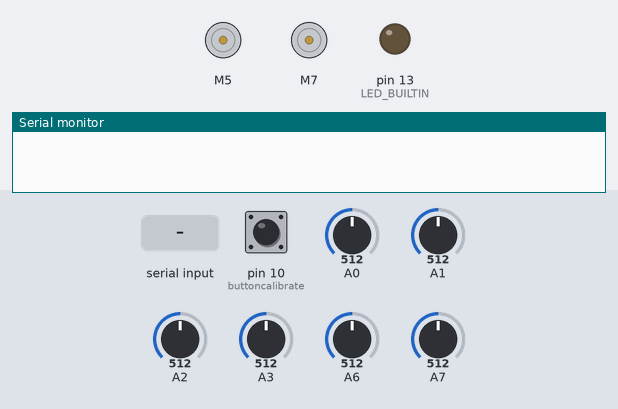
Bench run of a sketch on a simulated Arduino Nano, built with avr-gcc and run on an emulated ATmega328P. On the bench: 2 × DC motor (green arrow = forward, orange = backward, longer = faster), output pins drawn as LEDs (lit = HIGH), the last lines printed to the serial monitor. The inputs (shaded band) are chosen by the test bench; at power-on: pin 10 (buttoncalibrate) HIGH, A0 = 512, A7 = 512, A6 = 512, A1 = 512, A2 = 512, A3 = 512.

Above: at 1.3 s.
1.4 s: pin 10 (buttoncalibrate) pulled LOW for 0.15 s
At 3.1 s:
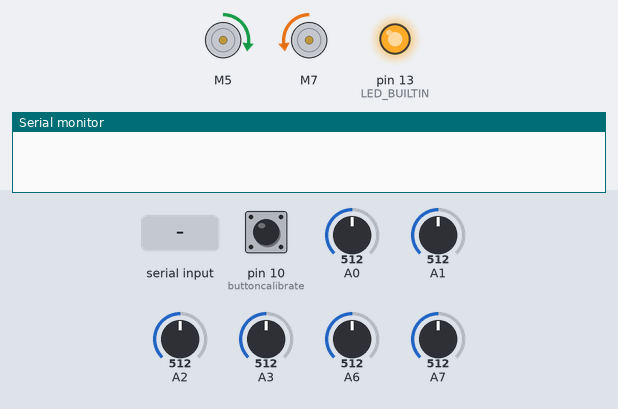
At 4.3 s:
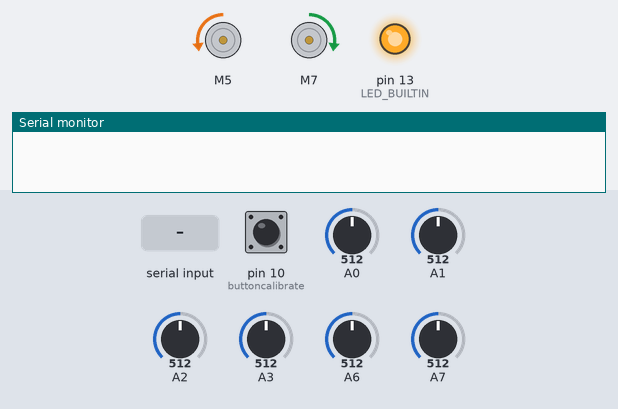
4.5 s: "S" received over Serial
7.5 s: "left" received over Serial
At 8.7 s:
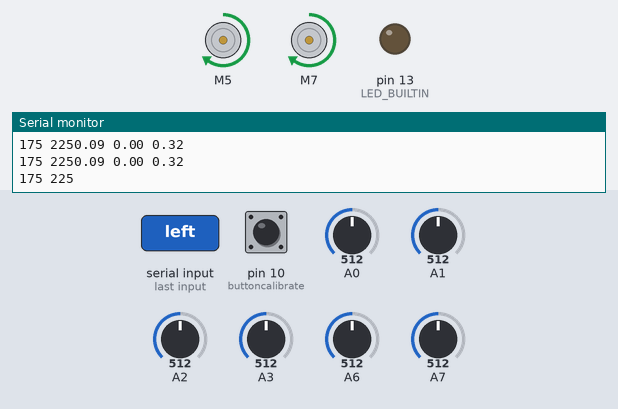
9.0 s: A0 set to 710
At 9.28 s:
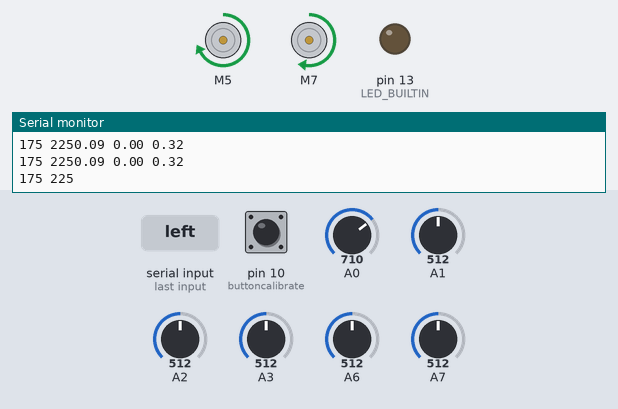
12.0 s: A7 set to 716
15.0 s: A6 set to 30
Timing chart, 0 to 19.0 s (numbered marks = the images above; inputs shaded):
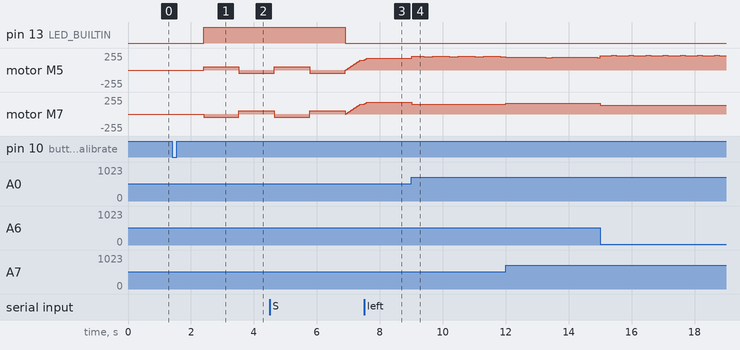

The sketch:

V2.ino
```cpp
//allworking_more oscillatiion
#include <QTRSensors.h>
#include <SparkFun_TB6612.h>

char data;

// QTR Sensor
QTRSensors qtr;
const uint8_t SensorCount = 8; //normally 8
uint16_t sensorValues[SensorCount];

// PID
float Kp = 0.09;
float Ki = 0.0001;
float Kd = 0.33;
int P, I, D, lastError = 0;

// Motor settings
int TURN_SPEED = 240; // MORE SPEED MORE OSCILALTION
int TURN_SPEEDr = -150;

const int BLACK_THRESHOLD = 700;
bool turning = false;
String turnDirection = "";
String lastSeenTurn = "";

// Speed parameters
uint8_t maxspeeda = 200;
uint8_t maxspeedb = 200;
uint8_t basespeeda = 150;
uint8_t basespeedb = 150;

#define AIN1 7
#define BIN1 5
#define AIN2 8
#define BIN2 4
#define PWMA 9
#define PWMB 3
#define STBY 6

int buttoncalibrate = 10;
// int buttonstart = 11;

const int offsetA = 1;
const int offsetB = 1;
Motor motor2 = Motor(AIN1, AIN2, PWMA, offsetA, STBY);
Motor motor1 = Motor(BIN1, BIN2, PWMB, offsetB, STBY);

// Ramp control
uint8_t currentSpeedA = 0;
uint8_t currentSpeedB = 0;
const uint8_t rampStep = 5;
const uint16_t rampDelay = 15;
unsigned long lastRampTime = 0;

boolean onoff = false;

// Dashed line protection
unsigned long lastWhiteTime = 0;
const unsigned long WHITE_TIMEOUT = 50;

void setup()
{
    qtr.setTypeAnalog();
    qtr.setSensorPins((const uint8_t[]){A7, A6, A3, A2, A1, A0}, SensorCount);

    // qtr.setSensorPins((const uint8_t[]){A7, A6, A5, A4, A3, A2, A1, A0}, SensorCount);
    qtr.setEmitterPin(2);

    Serial.begin(9600);

    delay(500);

    pinMode(LED_BUILTIN, OUTPUT);
    pinMode(buttoncalibrate, INPUT_PULLUP);
    // pinMode(buttonstart, INPUT);


    boolean Ok = false;

    while (!Ok)
    {
        if (digitalRead(buttoncalibrate) == LOW)
        {
            delay(1000);
            calibration();
            Ok = true;
        }
    }

    brake(motor1, motor2);
}

void calibration()
{
    digitalWrite(LED_BUILTIN, HIGH);

    for (uint16_t i = 0; i < 25; i++)
    {
        motor1.drive(50);
        motor2.drive(-50);
        qtr.calibrate();
        delay(20);
    }

    for (uint16_t i = 0; i < 25; i++)
    {
        motor1.drive(-50);
        motor2.drive(50);
        qtr.calibrate();
        delay(20);
    }

    for (uint16_t i = 0; i < 25; i++)
    {
        motor1.drive(50);
        motor2.drive(-50);
        qtr.calibrate();
        delay(20);
    }

    for (uint16_t i = 0; i < 25; i++)
    {
        motor1.drive(-50);
        motor2.drive(50);
        qtr.calibrate();
        delay(20);
    }

    brake(motor1, motor2);
    digitalWrite(LED_BUILTIN, LOW);
}

void loop()
{
    if (Serial.available())
    {
        data = Serial.read();

        if (data == 'i')
        {
            Kp += 0.005;
        }
        else if (data == 'd')
        {
            Kp -= 0.005;
        }
        else if (data == 'j')
        {
            Ki += 0.00005;
        }
        else if (data == 'e')
        {
            Ki -= 0.00005;
        }
        else if (data == 'k')
        {
            Kd += 0.01;
        }
        else if (data == 'f')
        {
            Kd -= 0.01;
        }
        else if (data == 'l')
        {
            maxspeeda += 25;
            maxspeedb += 25;
            basespeeda += 25;
            basespeedb += 25;
        }
        else if (data == 'g')
        {
            maxspeeda -= 25;
            maxspeedb -= 25;
            basespeeda -= 25;
            basespeedb -= 25;
        }
        else if (data == 's')
        {
            onoff = false;
            P = I = D = 0;
        }
        else if (data == 'S')
        {
            onoff = true;
            currentSpeedA = 0;
            currentSpeedB = 0;
            lastRampTime = millis();
        }
        else if (data == 't')
        {
            TURN_SPEED += 10;
        }
        else if (data == 'T')
        {
            TURN_SPEED -= 10;
        }

        Serial.print(Kp);
        Serial.print(" ");
        Serial.print(Ki);
        Serial.print(" ");
        Serial.println(Kd);
        Serial.print(basespeeda);
        Serial.print(" ");
        Serial.print(maxspeeda);
    }

    if (digitalRead(buttoncalibrate) ==LOW )
    {
        onoff = !onoff;
        delay(500);

        if (onoff)
        {
            currentSpeedA = 0;
            currentSpeedB = 0;
            lastRampTime = millis();
        }
    }

    if (onoff)
    {
        if (millis() - lastRampTime >= rampDelay)
        {
            lastRampTime = millis();

            if (currentSpeedA < basespeeda)
            {
                currentSpeedA += rampStep;
            }

            if (currentSpeedB < basespeedb)
            {
                currentSpeedB += rampStep;
            }
        }

        PID_control(currentSpeedA, currentSpeedB);
    }
    else
    {
        brake(motor1, motor2);
    }
}

void forward_brake(int posa, int posb)
{
    motor1.drive(posa);
    motor2.drive(posb);
}

void PID_control(uint8_t baseA, uint8_t baseB)
{
    uint16_t position = qtr.readLineBlack(sensorValues);

    int error = position - 3500;
    P = error;
    I += error;
    D = error - lastError;
    lastError = error;

    int motorspeed = P * Kp + I * Ki + D * Kd;
    int motorspeeda = baseA + motorspeed;
    int motorspeedb = baseB - motorspeed;

    motorspeeda = constrain(motorspeeda, 0, maxspeeda);
    motorspeedb = constrain(motorspeedb, 0, maxspeedb);

    bool lineCentered = (sensorValues[3] > BLACK_THRESHOLD || sensorValues[4] > BLACK_THRESHOLD);
    bool leftExtreme  = (sensorValues[0] > BLACK_THRESHOLD || sensorValues[1] > BLACK_THRESHOLD);
    bool rightExtreme = (sensorValues[6] > BLACK_THRESHOLD || sensorValues[7] > BLACK_THRESHOLD);

    bool allWhite = true;
    for (uint8_t i = 0; i < SensorCount; i++)
    {
        if (sensorValues[i] > BLACK_THRESHOLD)
        {
            allWhite = false;
        }
    }

    if (turning)
    {
        if (lineCentered)
        {
            turning = false;
            turnDirection = "";
        }
        else
        {
            if (turnDirection == "left")
            {
                motor1.drive(-(TURN_SPEED / 2));
                motor2.drive(TURN_SPEED);
            }
            else if (turnDirection == "right")
            {
                motor1.drive(TURN_SPEED);
                motor2.drive(-(TURN_SPEED / 2));
            }
            return;
        }
    }

    if (leftExtreme && !rightExtreme)
    {
        lastSeenTurn = "left";
        turning = true;
        turnDirection = "left";
    }
    else if (rightExtreme && !leftExtreme)
    {
        lastSeenTurn = "right";
        turning = true;
        turnDirection = "right";
    }
    else if (allWhite && !lineCentered && lastSeenTurn != "")
    {
        if (millis() - lastWhiteTime > WHITE_TIMEOUT)
        {
            turning = true;
            turnDirection = lastSeenTurn;
        }
    }
    else
    {
        lastWhiteTime = millis();
        forward_brake(motorspeeda, motorspeedb);
    }
  }
```

Measured:
- after the input at 1.4 s, pin 13 (LED_BUILTIN): LOW → HIGH after 1.0 s; motor M5: stopped → forward 50/255 after 1.0 s, → backward 50/255 1.1 s later; motor M7: stopped → backward 50/255 after 1.0 s, → forward 50/255 1.1 s later
- after the input at 7.5 s, motor M5, motor M7: forward 150/255 → forward 175/255 at once
